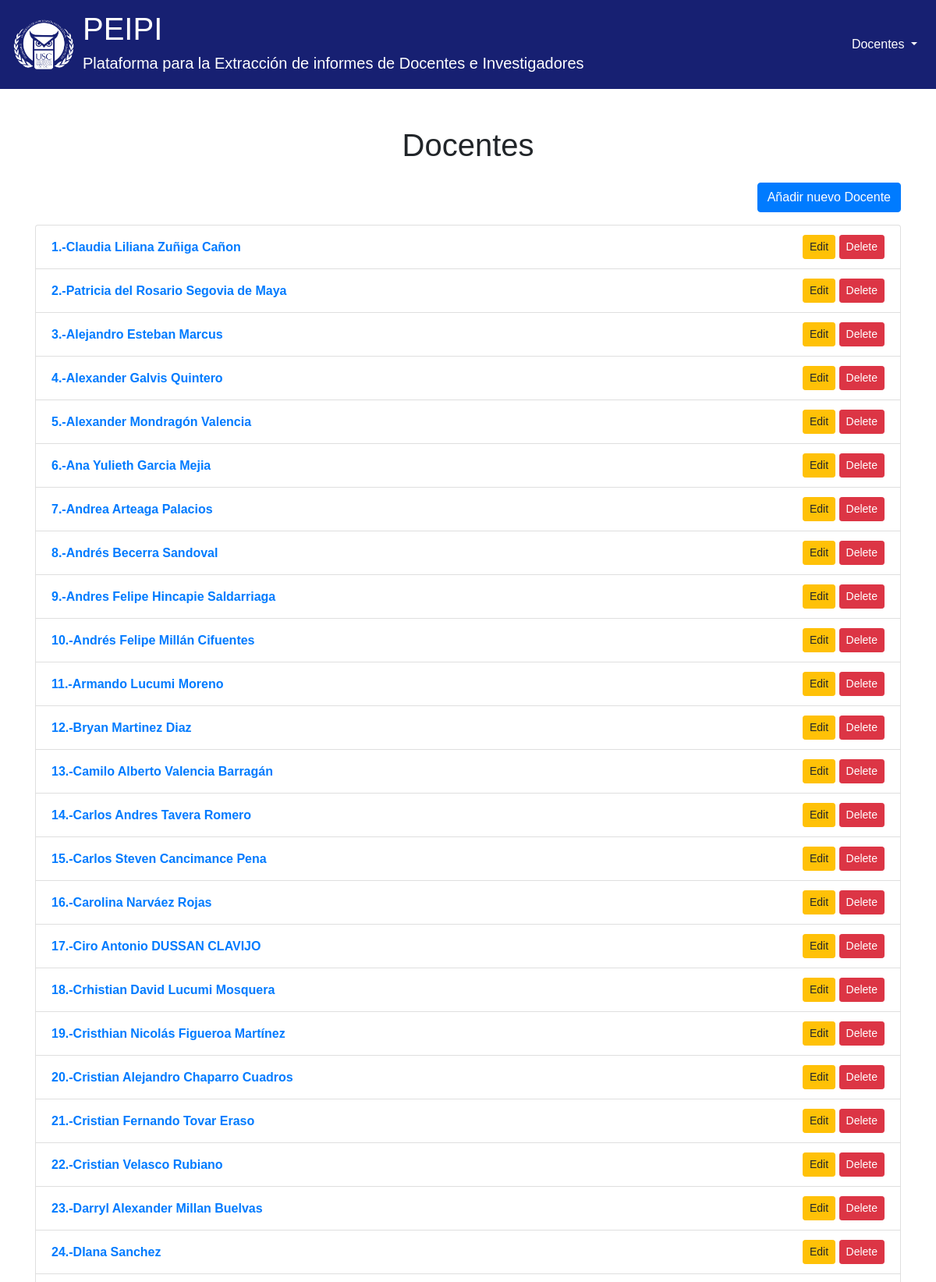
The app's page /entries/ (upper part) with its own data.
### scraping/models.py (models this page shows, shortened)
class Entry(models.Model):
    name = models.CharField(max_length=255)
    href = models.URLField()

### scraping/views.py (the view)
# urls.py: path('entries/', views.entry_list, name='entry_list'),
def entry_list(request):
    entries = Entry.objects.all()
    return render(request, 'scraping/entry_list.html', {'entries': entries})

### scraping/templates/scraping/entry_list.html (shortened to what this page needs)
{% extends "base.html" %}
{% block content %}
<div class="container mt-5">
    <h1 class="text-center mb-4">Docentes</h1>
    <div class="text-right mb-3">
        <a href="{% url 'entry_new' %}" class="btn btn-primary">Añadir nuevo Docente</a>
    </div>
    <ul class="list-group">
        {% for entry in entries %}
        <li class="list-group-item d-flex justify-content-between align-items-center">
            <a href="{% url 'entry_detail' entry.pk %}" class="font-weight-bold">{{ entry.name }}</a>
            <div>
                <a href="{% url 'entry_edit' entry.pk %}" class="btn btn-sm btn-warning">Edit</a>
                <a href="{% url 'entry_delete' entry.pk %}" class="btn btn-sm btn-danger">Delete</a>
            </div>
        </li>
        {% endfor %}
    </ul>
</div>
{% endblock %}

### scraping/templates/base.html (shortened to what this page needs)
{% load static %}
<!DOCTYPE html>
<html lang="en">
<head>
    <link href="https://stackpath.bootstrapcdn.com/bootstrap/4.5.2/css/bootstrap.min.css" rel="stylesheet">
    <link href="{% static 'css/custom.css' %}" rel="stylesheet">
</head>
<body>
    <nav class="navbar navbar-expand-lg navbar-light">
        <img src="{% static 'img/LogoUSC.png' %}" alt="Logo" class="navbar-logo">
        <a class="navbar-brand" href="{% url 'entry_list' %}">
            <h1>PEIPI</h1>
            <h5>Plataforma para la Extracción de informes de Docentes
                e Investigadores</h5>
        </a>
        <div class="collapse navbar-collapse" id="navbarNav">
            <ul class="navbar-nav ml-auto">
                <li class="nav-item dropdown">
                    <a class="nav-link dropdown-toggle" href="#" id="navbarDropdown" role="button" data-toggle="dropdown" aria-haspopup="true" aria-expanded="false">
                        Docentes
                    </a>
                </li>
            </ul>
        </div>
    </nav>
    {% block content %}{% endblock %}
</body>
</html>

### scraping/estilos/custom.css (style rules this page uses)
body { margin: 0; font-family: Arial, sans-serif; }

### scraping/templates/base.html (style rules this page uses)
.navbar { background-color: #172072; }
.navbar-brand, .navbar-nav .nav-link { color: white !important; }
.navbar-logo { width: 80px; margin-right: 10px; }

### records on screen
Entry: name "1.-Claudia Liliana Zuñiga Cañon"
Entry: name "2.-Patricia del Rosario Segovia de Maya"
Entry: name "3.-Alejandro Esteban Marcus"
Entry: name "4.-Alexander Galvis Quintero"
Entry: name "5.-Alexander Mondragón Valencia"
Entry: name "6.-Ana Yulieth Garcia Mejia"
Entry: name "7.-Andrea Arteaga Palacios"
Entry: name "8.-Andrés Becerra Sandoval"
Entry: name "9.-Andres Felipe Hincapie Saldarriaga"
Entry: name "10.-Andrés Felipe Millán Cifuentes"
Entry: name "11.-Armando Lucumi Moreno"
Entry: name "12.-Bryan Martinez Diaz"
Entry: name "13.-Camilo Alberto Valencia Barragán"
Entry: name "14.-Carlos Andres Tavera Romero"
Entry: name "15.-Carlos Steven Cancimance Pena"
Entry: name "16.-Carolina Narváez Rojas"
Entry: name "17.-Ciro Antonio DUSSAN CLAVIJO"
Entry: name "18.-Crhistian David Lucumi Mosquera"
Entry: name "19.-Cristhian Nicolás Figueroa Martínez"
Entry: name "20.-Cristian Alejandro Chaparro Cuadros"
Entry: name "21.-Cristian Fernando Tovar Eraso"
Entry: name "22.-Cristian Velasco Rubiano"
Entry: name "23.-Darryl Alexander Millan Buelvas"
Entry: name "24.-DIana Sanchez"
